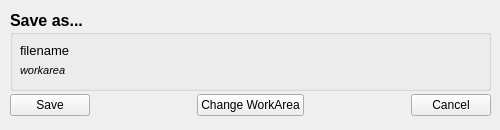
<?xml version="1.0" encoding="UTF-8"?>
<ui version="4.0">
 <class>SaveAsResolution</class>
 <widget class="QWidget" name="SaveAsResolution">
  <property name="geometry">
   <rect>
    <x>0</x>
    <y>0</y>
    <width>500</width>
    <height>130</height>
   </rect>
  </property>
  <property name="minimumSize">
   <size>
    <width>500</width>
    <height>130</height>
   </size>
  </property>
  <property name="maximumSize">
   <size>
    <width>500</width>
    <height>130</height>
   </size>
  </property>
  <property name="windowTitle">
   <string>Form</string>
  </property>
  <widget class="QWidget" name="horizontalLayoutWidget">
   <property name="geometry">
    <rect>
     <x>10</x>
     <y>90</y>
     <width>481</width>
     <height>31</height>
    </rect>
   </property>
   <layout class="QHBoxLayout" name="horizontalLayout">
    <item>
     <widget class="QPushButton" name="pushButton_Save">
      <property name="toolTip">
       <string>&lt;html&gt;&lt;head/&gt;&lt;body&gt;&lt;p&gt;Click to save the file.&lt;/p&gt;&lt;/body&gt;&lt;/html&gt;</string>
      </property>
      <property name="text">
       <string>Save</string>
      </property>
     </widget>
    </item>
    <item>
     <spacer name="horizontalSpacer">
      <property name="orientation">
       <enum>Qt::Horizontal</enum>
      </property>
      <property name="sizeHint" stdset="0">
       <size>
        <width>40</width>
        <height>20</height>
       </size>
      </property>
     </spacer>
    </item>
    <item>
     <widget class="QPushButton" name="pushButton_changeArea">
      <property name="toolTip">
       <string>&lt;html&gt;&lt;head/&gt;&lt;body&gt;&lt;p&gt;Click to set another work area.&lt;/p&gt;&lt;/body&gt;&lt;/html&gt;</string>
      </property>
      <property name="text">
       <string>Change WorkArea</string>
      </property>
     </widget>
    </item>
    <item>
     <spacer name="horizontalSpacer_2">
      <property name="orientation">
       <enum>Qt::Horizontal</enum>
      </property>
      <property name="sizeHint" stdset="0">
       <size>
        <width>40</width>
        <height>20</height>
       </size>
      </property>
     </spacer>
    </item>
    <item>
     <widget class="QPushButton" name="pushButton_cancel">
      <property name="text">
       <string>Cancel</string>
      </property>
     </widget>
    </item>
   </layout>
  </widget>
  <widget class="QGroupBox" name="groupBox_SaveAs">
   <property name="geometry">
    <rect>
     <x>10</x>
     <y>10</y>
     <width>481</width>
     <height>81</height>
    </rect>
   </property>
   <property name="sizePolicy">
    <sizepolicy hsizetype="Expanding" vsizetype="Preferred">
     <horstretch>0</horstretch>
     <verstretch>0</verstretch>
    </sizepolicy>
   </property>
   <property name="font">
    <font>
     <pointsize>12</pointsize>
     <weight>75</weight>
     <bold>true</bold>
    </font>
   </property>
   <property name="title">
    <string>Save as...</string>
   </property>
   <widget class="QLabel" name="label_fileName">
    <property name="geometry">
     <rect>
      <x>10</x>
      <y>30</y>
      <width>461</width>
      <height>21</height>
     </rect>
    </property>
    <property name="font">
     <font>
      <pointsize>10</pointsize>
      <weight>50</weight>
      <bold>false</bold>
     </font>
    </property>
    <property name="toolTip">
     <string>&lt;html&gt;&lt;head/&gt;&lt;body&gt;&lt;p&gt;&lt;span style=&quot; font-size:9pt;&quot;&gt;Example of what the filename will be.&lt;/span&gt;&lt;/p&gt;&lt;/body&gt;&lt;/html&gt;</string>
    </property>
    <property name="text">
     <string>filename</string>
    </property>
   </widget>
   <widget class="QLabel" name="label_workArea">
    <property name="geometry">
     <rect>
      <x>10</x>
      <y>50</y>
      <width>461</width>
      <height>21</height>
     </rect>
    </property>
    <property name="font">
     <font>
      <pointsize>8</pointsize>
      <weight>50</weight>
      <italic>true</italic>
      <bold>false</bold>
     </font>
    </property>
    <property name="toolTip">
     <string>&lt;html&gt;&lt;head/&gt;&lt;body&gt;&lt;p&gt;This is your current workarea. &lt;span style=&quot; color:#ff0000;&quot;&gt;Change it if it is not correct!&lt;/span&gt;&lt;/p&gt;&lt;/body&gt;&lt;/html&gt;</string>
    </property>
    <property name="text">
     <string>workarea</string>
    </property>
   </widget>
  </widget>
 </widget>
 <resources/>
 <connections/>
</ui>
